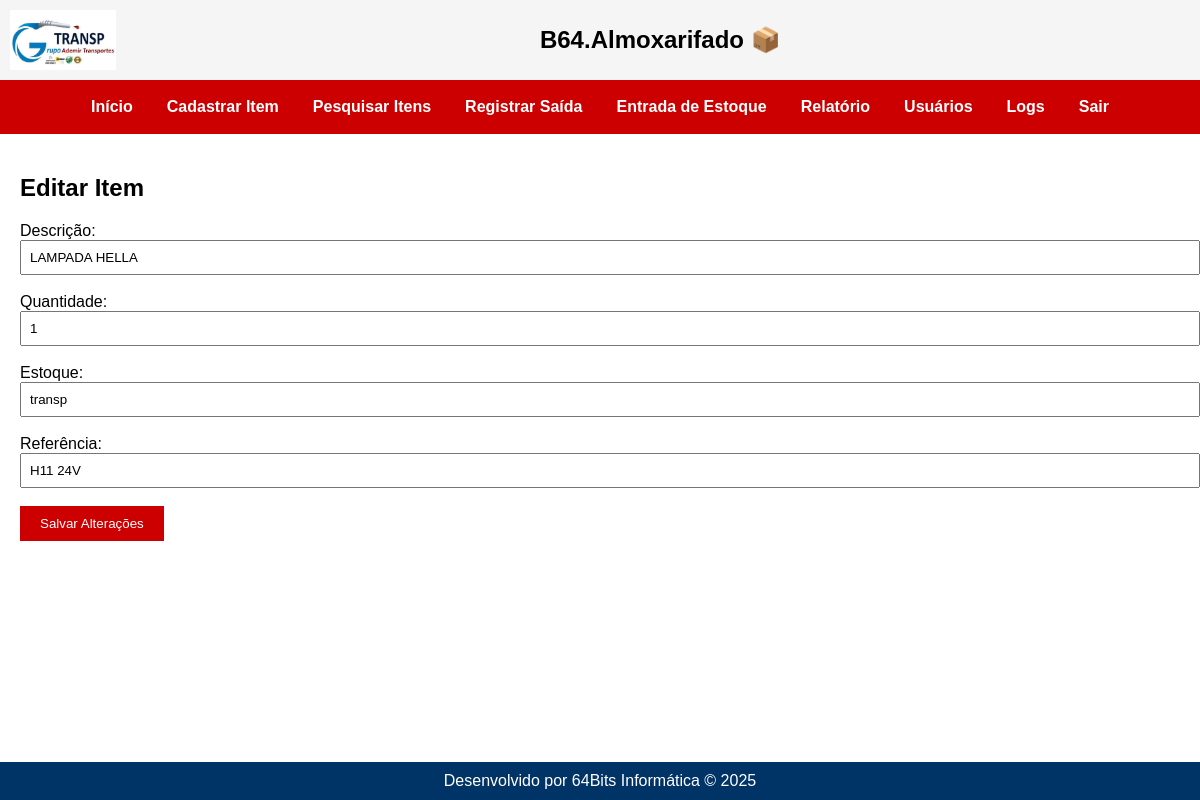
/itens/editar/3 (signed in), run on the app's committed database.
### tables this page shows
CREATE TABLE itens (
        id INTEGER PRIMARY KEY,
        descricao TEXT NOT NULL,
        quantidade INTEGER,
        estoque TEXT
    , referencia TEXT, categoria TEXT, unidade TEXT, minimo INTEGER, observacoes TEXT);

### routes/itens.py (the view, shortened to what this page needs)
@itens_bp.route('/editar/<int:id>', methods=['GET', 'POST'])
def editar_item(id):
    tipo = session.get('tipo')
    conn = conectar_db()
    cursor = conn.cursor()
    cursor.execute("SELECT * FROM itens WHERE id = ?", (id,))
    item = cursor.fetchone()
    if not item:
        flash("Item não encontrado.", "erro")
        conn.close()
        return redirect('/itens/pesquisar')
    conn.close()
    return render_template("editar_item.html", item=item)

### app.py (called while the page is built)
@app.before_request
def proteger_rotas():
    print(f"DEBUG - Endpoint acessado: {request.endpoint}")
    rotas_livres = [
        'auth.login',
        'static',
        'usuarios.cadastro_usuario',
    ]
    if 'usuario' not in session and request.endpoint not in rotas_livres:
        flash("Sua sessão expirou. Faça login novamente.", "erro")
        return redirect('/')

### models.py (called while the page is built)
def conectar_db():
    conn = sqlite3.connect(DB_PATH)
    conn.row_factory = sqlite3.Row
    return conn

### templates/editar_item.html (shortened to what this page needs)
{% extends 'base.html' %}
{% block conteudo %}
<h2>Editar Item</h2>
<form method="POST">
  <label>Descrição:</label><br>
  <input type="text" name="descricao" value="{{ item.descricao }}" style="width: 100%; padding: 8px;"><br><br>
  <label>Quantidade:</label><br>
  <input type="number" name="quantidade" value="{{ item.quantidade }}" style="width: 100%; padding: 8px;"><br><br>
  <label>Estoque:</label><br>
  <input type="text" name="estoque" value="{{ item.estoque }}" style="width: 100%; padding: 8px;"><br><br>
  <label>Referência:</label><br>
  <input type="text" name="referencia" value="{{ item.referencia }}" style="width: 100%; padding: 8px;"><br><br>
  <button type="submit" style="background-color: #cc0000; color: white; padding: 10px 20px; border: none;">Salvar Alterações</button>
</form>
{% endblock %}

### static/style.css (style rules this page uses)
html, body { height: 100%; margin: 0; padding: 0; font-family: Arial, sans-serif; }
.pagina-base { background-color: #ffffff; display: flex; flex-direction: column; min-height: 100%; }

### data on the page
itens: descricao "LAMPADA HELLA", quantidade "1", estoque "transp", referencia "H11 24V"

### other printed values
{{ ano if ano else "2025" }} "2025"
